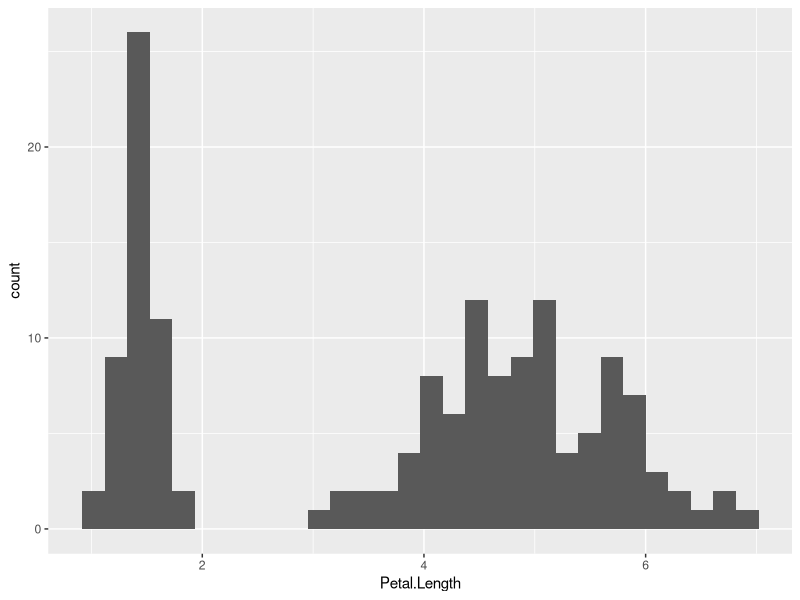
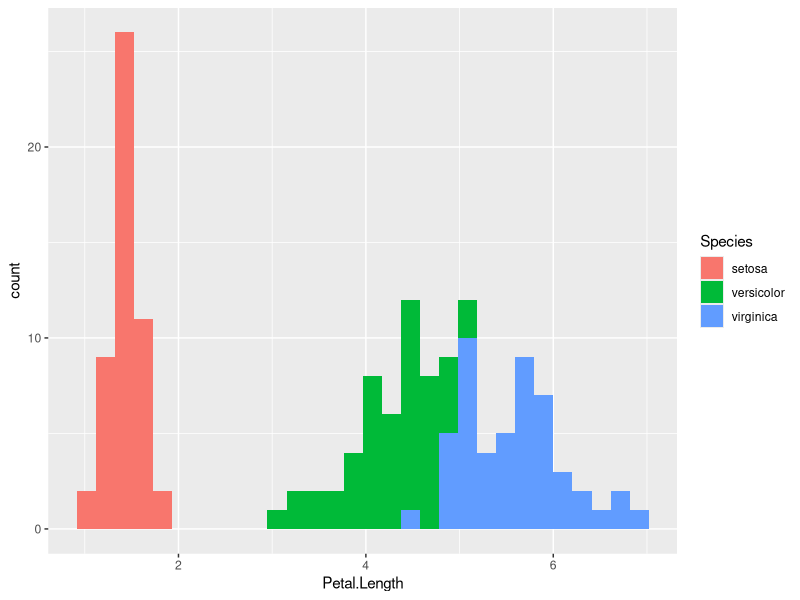
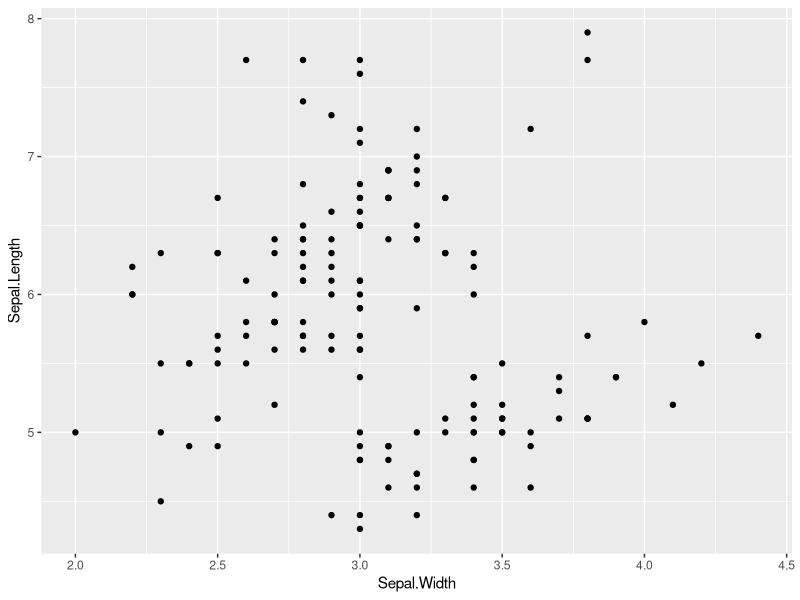
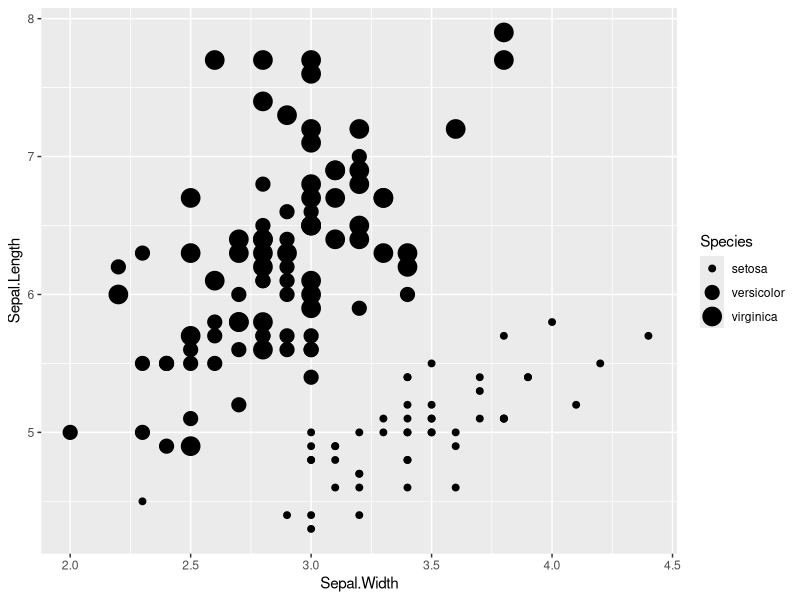
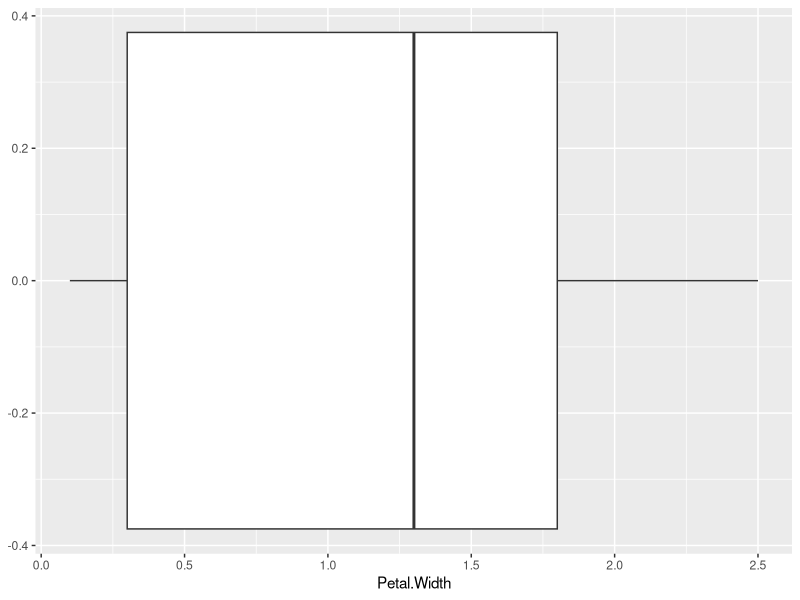
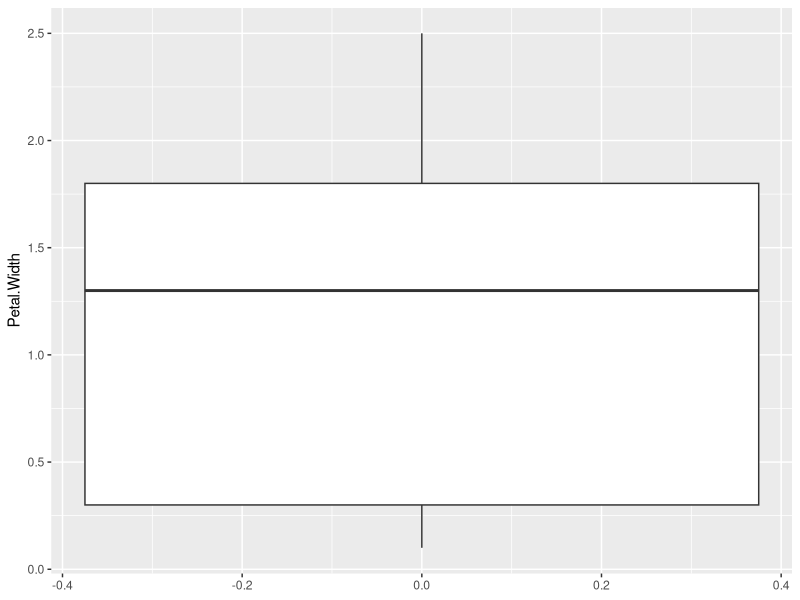
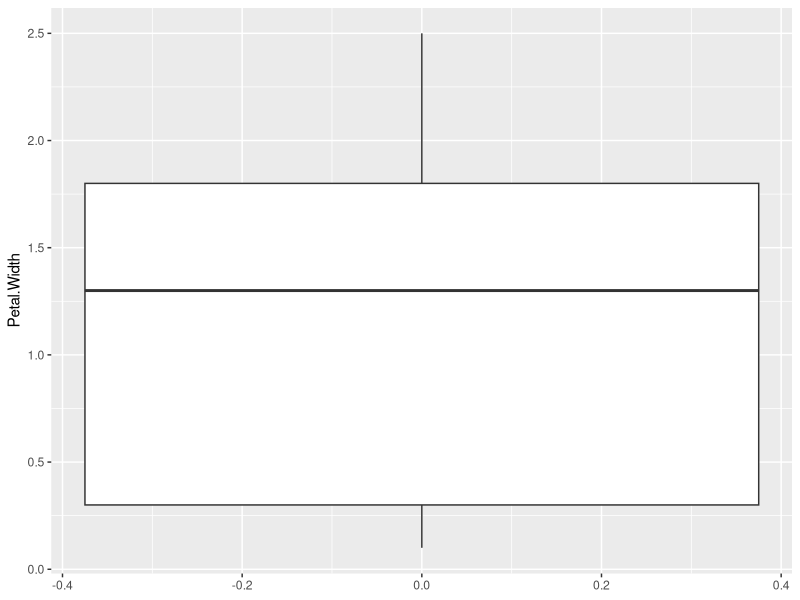
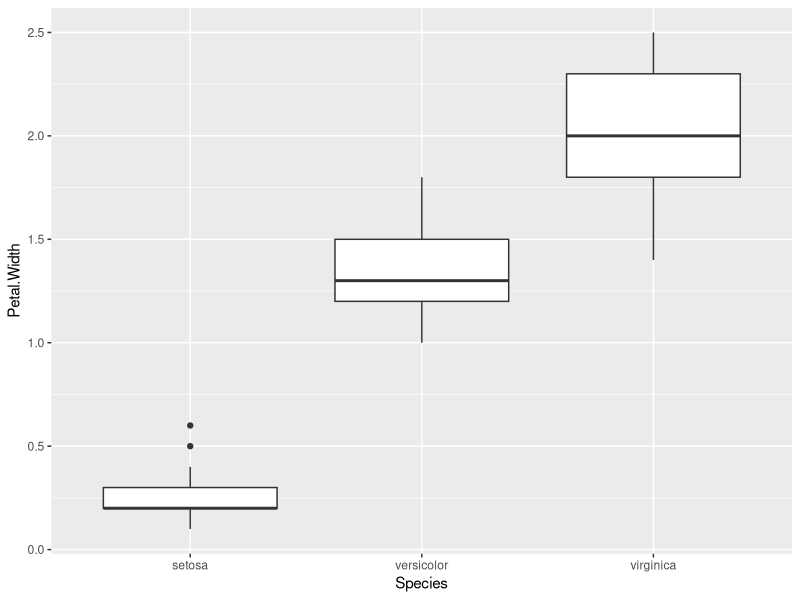

Write the R code that produced these figures, in order.

# sintaxis de ggplot2: clase 1
library(ggplot2)

data("iris")
str(iris)

unique(iris$Species)
levels(iris$Species)

# sintaxis de ggplot2

# 1. crear el sistema de coordenadas (canvas)
# ggplot(data.frame)
g1 <- ggplot(iris)

# 2. agregar la geometria (tipo de grafico)
# geom_nombregeometria(aes())

# 3. indicar las variables usando la funcion aes()
# aes(x, y), aes(x), x es el nombre de la variable tal cual
# figura en el dataframe
# siempre aes va adentro de la geom

g1 + geom_histogram(aes(Petal.Length))

# en aes() tmb mapeamos variable con atributo visual
# color, forma, tamanio, transparencia
# aes(x, y, atributo = variable)

g1 + geom_histogram(aes(Petal.Length, fill = Species))

# scatterplot (grafico de dispersion, o puntos)
g1 + geom_point(aes(Sepal.Width, Sepal.Length)) # aes(x, y)

g1 + geom_point(aes(Sepal.Width, Sepal.Length,
                    size = Species))

# boxplot (diagrama de cajas)
g1 + geom_boxplot(aes(Petal.Width))
g1 + geom_boxplot(aes(, Petal.Width))
g1 + geom_boxplot(aes(y = Petal.Width)) # aes(y = var1, x = var2)

g1 + geom_boxplot(aes(Species, Petal.Width))

# agregamos "muescas" (notch) en cada boxplot
g1 + geom_boxplot(aes(Species, Petal.Width),
                  notch = TRUE)

# argumentos de mismo nombre pero diferente aplicacion
# pueden ir en aes o en la geom
# por ejemplo, el color
g1 + geom_boxplot(aes(Species, Petal.Width, colour = Species))
g1 + geom_boxplot(aes(Species, Petal.Width), colour = "blue")

# scales: customizar los atributos visuales mapeados con aes()
# la sintaxis es scale_****_funcion, por ejemplo scale_shape_manual()
g1 + geom_boxplot(aes(Species, Petal.Width, colour = Species)) +
  scale_colour_manual(values = c("chocolate", "green", "cyan"))
